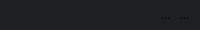
     <widget class="QWidget" name="headwidget" native="true">
      <property name="minimumSize">
       <size>
        <width>0</width>
        <height>30</height>
       </size>
      </property>
      <property name="maximumSize">
       <size>
        <width>16777215</width>
        <height>30</height>
       </size>
      </property>
      <property name="styleSheet">
       <string notr="true">background-color: rgb(30, 31, 34);
border-top-left-radius: 3px;
border-top-right-radius: 3px;</string>
      </property>
      <layout class="QHBoxLayout" name="horizontalLayout">
       <property name="spacing">
        <number>0</number>
       </property>
       <property name="leftMargin">
        <number>6</number>
       </property>
       <property name="topMargin">
        <number>0</number>
       </property>
       <property name="rightMargin">
        <number>6</number>
       </property>
       <property name="bottomMargin">
        <number>0</number>
       </property>
       <item>
        <widget class="QLabel" name="label">
         <property name="font">
          <font>
           <family>Showcard Gothic</family>
           <pointsize>10</pointsize>
          </font>
         </property>
         <property name="styleSheet">
          <string notr="true">color: rgb(208, 208, 208);</string>
         </property>
         <property name="text">
          <string/>
         </property>
         <property name="pixmap">
          <pixmap resource="images.qrc">:/img/icon20.png</pixmap>
         </property>
        </widget>
       </item>
       <item>
        <spacer name="horizontalSpacer">
         <property name="orientation">
          <enum>Qt::Horizontal</enum>
         </property>
         <property name="sizeHint" stdset="0">
          <size>
           <width>40</width>
           <height>20</height>
          </size>
         </property>
        </spacer>
       </item>
       <item>
        <widget class="QToolButton" name="minimize_btn">
         <property name="cursor">
          <cursorShape>PointingHandCursor</cursorShape>
         </property>
         <property name="text">
          <string>...</string>
         </property>
         <property name="icon">
          <iconset resource="images.qrc">
           <normaloff>:/img/_.png</normaloff>:/img/_.png</iconset>
         </property>
         <property name="autoRaise">
          <bool>true</bool>
         </property>
        </widget>
       </item>
       <item>
        <widget class="QToolButton" name="close_btn">
         <property name="cursor">
          <cursorShape>PointingHandCursor</cursorShape>
         </property>
         <property name="text">
          <string>...</string>
         </property>
         <property name="icon">
          <iconset resource="images.qrc">
           <normaloff>:/img/х.png</normaloff>:/img/х.png</iconset>
         </property>
         <property name="autoRaise">
          <bool>true</bool>
         </property>
        </widget>
       </item>
      </layout>
     </widget>
